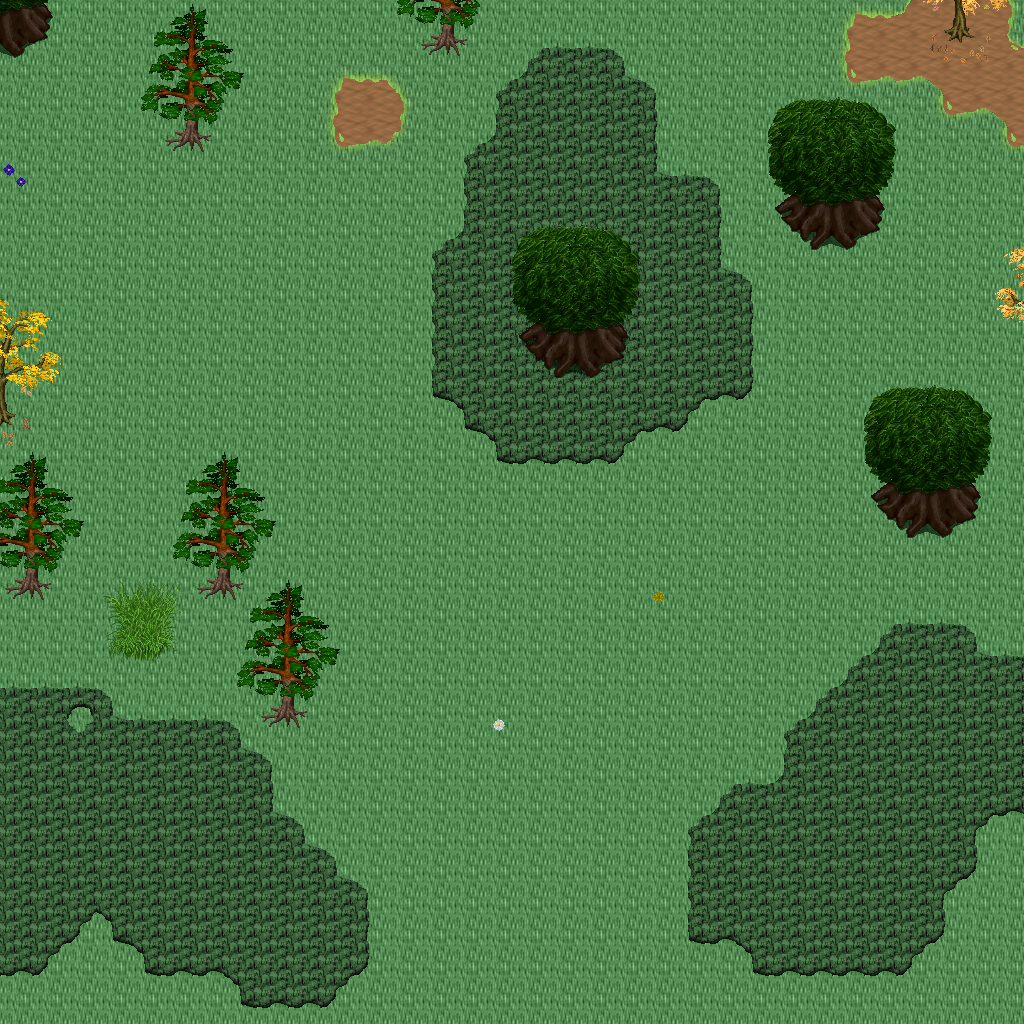

The image is a tile-based game level rendered from a .tmx file. Its description and source (layers, tilesets, objects; grid data summarised) follow:
An orthogonal 32x32 tile map with 32x32 px tiles, 5 tile layers (Ground, Objects, Objects2, Above, ...), 1 hidden layer not drawn, 24 tilesets.

<map version="1.10" tiledversion="1.11.0" orientation="orthogonal" renderorder="right-down" width="32" height="32" tilewidth="32" tileheight="32" infinite="0" nextlayerid="11" nextobjectid="1">
 <tileset firstgid="1" name="logic_collision" tilewidth="32" tileheight="32" tilecount="1" columns="1">
  <image source="../drawable/logic_collision.png" width="32" height="32" />
 </tileset>
 <tileset firstgid="2" name="ground_ground" tilewidth="32" tileheight="32" tilecount="33" columns="3">
  <image source="../drawable/ground_ground.png" width="96" height="352" />
 </tileset>
 <tileset firstgid="35" name="terrain_grassland" tilewidth="32" tileheight="32" tilecount="88" columns="8">
  <image source="../drawable/terrain_grassland.png" width="256" height="352" />
 </tileset>
 <tileset firstgid="123" name="ground_grass_corners" tilewidth="32" tileheight="32" tilecount="24" columns="6">
  <image source="../drawable/ground_grass_corners.png" width="192" height="128" />
 </tileset>
 <tileset firstgid="147" name="ground_grass_edges" tilewidth="32" tileheight="32" tilecount="36" columns="12">
  <image source="../drawable/ground_grass_edges.png" width="384" height="96" />
 </tileset>
 <tileset firstgid="183" name="ground_grass_2" tilewidth="32" tileheight="32" tilecount="21" columns="3">
  <image source="../drawable/ground_grass_2.png" width="96" height="224" />
 </tileset>
 <tileset firstgid="204" name="plant_tree_tree_darkgreen" tilewidth="32" tileheight="32" tilecount="88" columns="8">
  <image source="../drawable/plant_tree_tree_darkgreen.png" width="256" height="352" />
 </tileset>
 <tileset firstgid="292" name="plant_tree_pine_tree" tilewidth="32" tileheight="32" tilecount="20" columns="4">
  <image source="../drawable/plant_tree_pine_tree.png" width="128" height="160" />
 </tileset>
 <tileset firstgid="312" name="plant_tree_pine_tree_1" tilewidth="32" tileheight="32" tilecount="20" columns="4">
  <image source="../drawable/plant_tree_pine_tree_1.png" width="128" height="160" />
 </tileset>
 <tileset firstgid="332" name="plant_tree_evergreen" tilewidth="32" tileheight="32" tilecount="36" columns="3">
  <image source="../drawable/plant_tree_evergreen.png" width="96" height="384" />
 </tileset>
 <tileset firstgid="368" name="plant_tree_fall_trees" tilewidth="32" tileheight="32" tilecount="40" columns="8">
  <image source="../drawable/plant_tree_fall_trees.png" width="256" height="160" />
 </tileset>
 <tileset firstgid="408" name="plant_flower_daisy_blue" tilewidth="32" tileheight="32" tilecount="8" columns="2">
  <image source="../drawable/plant_flower_daisy_blue.png" width="64" height="128" />
 </tileset>
 <tileset firstgid="416" name="plant_flower_daisy_red" tilewidth="32" tileheight="32" tilecount="8" columns="2">
  <image source="../drawable/plant_flower_daisy_red.png" width="64" height="128" />
 </tileset>
 <tileset firstgid="424" name="plant_flower_daisy_white" tilewidth="32" tileheight="32" tilecount="8" columns="2">
  <image source="../drawable/plant_flower_daisy_white.png" width="64" height="128" />
 </tileset>
 <tileset firstgid="432" name="plant_flower_daisy_yellow" tilewidth="32" tileheight="32" tilecount="8" columns="2">
  <image source="../drawable/plant_flower_daisy_yellow.png" width="64" height="128" />
 </tileset>
 <tileset firstgid="440" name="plant_leaves" tilewidth="32" tileheight="32" tilecount="8" columns="4">
  <image source="../drawable/plant_leaves.png" width="128" height="64" />
 </tileset>
 <tileset firstgid="448" name="logic_creature_animal" tilewidth="32" tileheight="32" tilecount="32" columns="8">
  <image source="../drawable/logic_creature_animal.png" width="256" height="128" />
 </tileset>
 <tileset firstgid="480" name="plant_flower_red_blue_clusters" tilewidth="32" tileheight="32" tilecount="4" columns="1">
  <image source="../drawable/plant_flower_red_blue_clusters.png" width="32" height="128" />
 </tileset>
 <tileset firstgid="484" name="ground_tall_grass" tilewidth="32" tileheight="32" tilecount="15" columns="5">
  <image source="../drawable/ground_tall_grass.png" width="160" height="96" />
 </tileset>
 <tileset firstgid="499" name="logic_creature_reptile" tilewidth="32" tileheight="32" tilecount="7" columns="7">
  <image source="../drawable/logic_creature_reptile.png" width="224" height="32" />
 </tileset>
 <tileset firstgid="506" name="logic_creature_fowl" tilewidth="32" tileheight="32" tilecount="6" columns="6">
  <image source="../drawable/logic_creature_fowl.png" width="192" height="32" />
 </tileset>
 <tileset firstgid="512" name="plant_bush_berried" tilewidth="32" tileheight="32" tilecount="60" columns="5">
  <image source="../drawable/plant_bush_berried.png" width="160" height="384" />
 </tileset>
 <tileset firstgid="572" name="plant_bushes_and_trees" tilewidth="32" tileheight="32" tilecount="144" columns="16">
  <image source="../drawable/plant_bushes_and_trees.png" width="512" height="289" />
 </tileset>
 <tileset firstgid="716" name="plant_bush_leafy" tilewidth="32" tileheight="32" tilecount="48" columns="8">
  <image source="../drawable/plant_bush_leafy.png" width="256" height="192" />
 </tileset>
 <layer id="1" name="Ground" width="32" height="32">
  <data>[1024 cells, 1024 non-empty, 3 distinct tile ids]</data>
 </layer>
 <layer id="2" name="Objects" width="32" height="32">
  <data>[1024 cells, 193 non-empty, 44 distinct tile ids]</data>
 </layer>
 <layer id="3" name="Objects2" width="32" height="32">
  <data>[1024 cells, 12 non-empty, 12 distinct tile ids]</data>
 </layer>
 <layer id="4" name="Above" width="32" height="32">
  <data>[1024 cells, 100 non-empty, 28 distinct tile ids]</data>
 </layer>
 <layer id="5" name="Above2" width="32" height="32">
  <data>[1024 cells, 16 non-empty, 15 distinct tile ids]</data>
 </layer>
 <layer id="6" name="Walkable" width="32" height="32" visible="0">
  <data>[1024 cells, 34 non-empty, 1 distinct tile ids]</data>
 </layer>
 <objectgroup id="7" name="Mapevents" />
 <objectgroup id="8" name="Spawn" />
 <objectgroup id="9" name="Keys" />
 <objectgroup id="10" name="Replace" />
</map>
